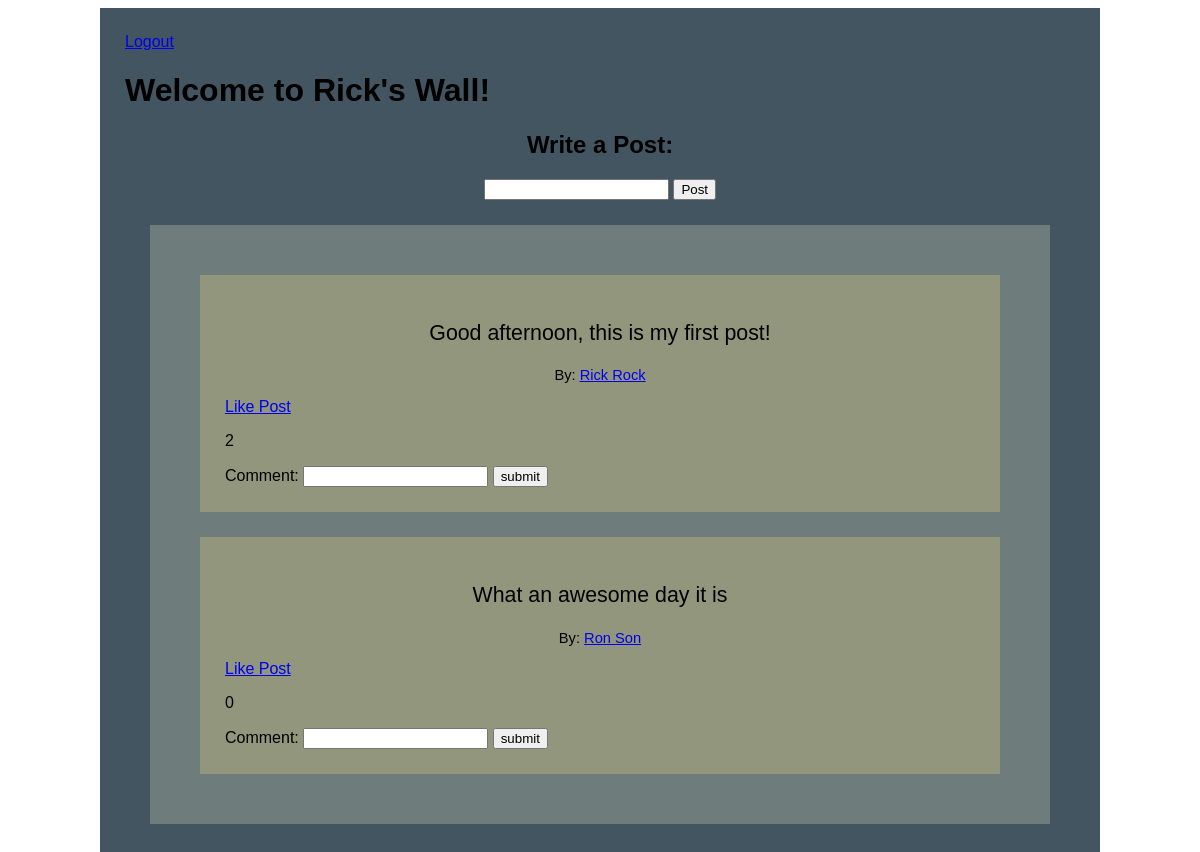
The app's page /success (signed in), older data.
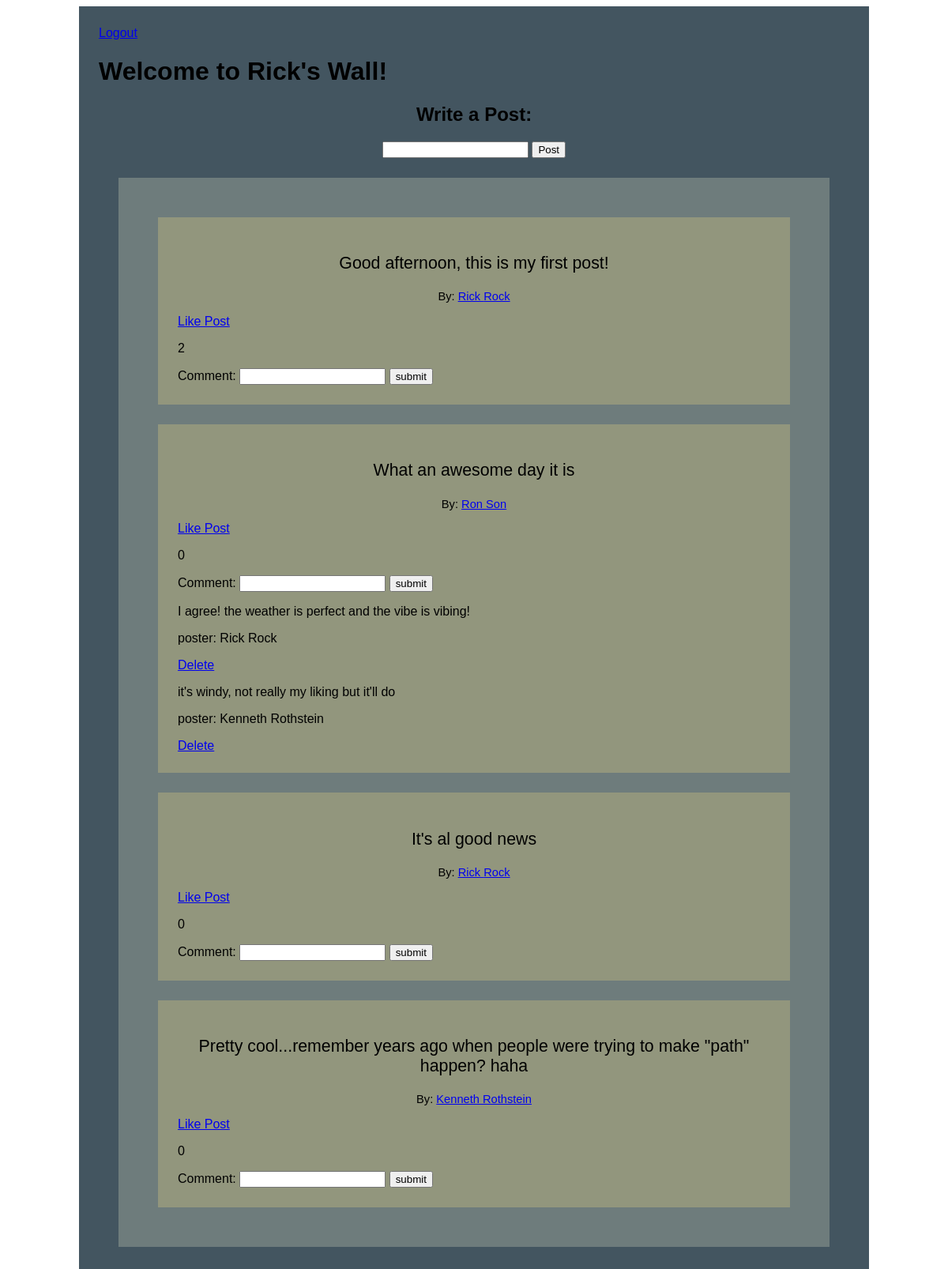
The same page, newer data.
### login_project_app/models.py (models this page shows)
class User(models.Model):
    first_name = models.CharField(max_length=50)
    last_name = models.CharField(max_length=50)
    email = models.CharField(max_length=50)
    password = models.CharField(max_length=50)
    objects = UserManager()

class Wall_Message(models.Model):
    message = models.CharField(max_length=255)
    poster = models.ForeignKey(User, related_name='user_messages', on_delete=models.CASCADE)
    user_likes = models.ManyToManyField(User, related_name='liked_posts')

class Comment(models.Model):
    comment = models.CharField(max_length=255)
    poster = models.ForeignKey(User, related_name='user_comments', on_delete=models.CASCADE)
    wall_message = models.ForeignKey(Wall_Message, related_name="post_comments", on_delete=models.CASCADE)

### login_project_app/views.py (the view)
# urls.py: path('success', views.success),
def success(request):
    if 'user' not in request.session:
        return redirect('/')
    context = {
        'wall_messages': Wall_Message.objects.all()
    }
    return render(request, 'success.html', context)

### login_project_app/templates/success.html (shortened to what this page needs)
<!DOCTYPE html>
<html lang="en">
<head>
    {% load static %}
    <link rel="stylesheet" href="{% static 'style.css' %}">
</head>
<body>
    <div id='wrap'>
        <a href="/logout">Logout</a>
        <h1>Welcome to {{request.session.user}}'s Wall!</h1>
        <div id='write'>
            <h2>Write a Post:</h2>
            <form action="/process_message" method=POST>
                <input type="text" name='mess'>
                <input type="submit" value="Post">
            </form>
        </div>
        <div id='posts'>
            {% for post in wall_messages %}
            <div class='one_post'>
                <p class='post'>{{post.message}}</p>
                <p class='poster'>By: <a href="/user_profile/{{post.poster.id}}">{{post.poster.first_name}} {{post.poster.last_name}}</a></p>
                <a href="/like/{{post.id}}">Like Post</a>
                <p>{{ post.user_likes.count }}</p>
                <form action="/add_comment/{{post.id}}" method=POST>
                    Comment: <input type="text" name='comment'>
                    <input type="submit" value='submit'>
                </form>
                {% for comment in post.post_comments.all %}
                    <p>{{comment.comment}}</p>
                    <p>poster: {{comment.poster.first_name}} {{comment.poster.last_name}}</p>
                    <a href="/delete/{{comment.id}}">Delete</a>
                {% endfor %}
            </div>
            {% endfor %}
        </div>
    </div>
</body>
</html>

### login_project_app/static/style.css (style rules this page uses)
#wrap { margin: 0px auto; background-color: #435560; width: 950px; font-family: sans-serif; padding: 25px; }
#posts { background-color: #6e7c7c; padding: 25px; margin: 25px; }
.one_post { background-color: #92967d; padding: 25px; margin: 25px; min-height: 100px; }
.post { font-size: 16pt; text-align: center; }
.poster { font-size: 11pt; text-align: center; }
#write { text-align: center; }

Row changes from the older to the newer data that the page shows:
added Comment: comment "I agree! the weather is perfect and the vibe is vibing!", poster.first_name "Rick", poster.last_name "Rock", shown under Wall_Message "What an awesome day it is"
added Comment: comment "it's windy, not really my liking but it'll do", poster.first_name "Kenneth", poster.last_name "Rothstein", shown under Wall_Message "What an awesome day it is"
added Wall_Message: message "It's al good news", poster.first_name "Rick", poster.last_name "Rock", user_likes.count "0"
added Wall_Message: message "Pretty cool...remember years ago when people were trying to make \"path\" happen? haha", poster.first_name "Kenneth", poster.last_name "Rothstein", user_likes.count "0"
